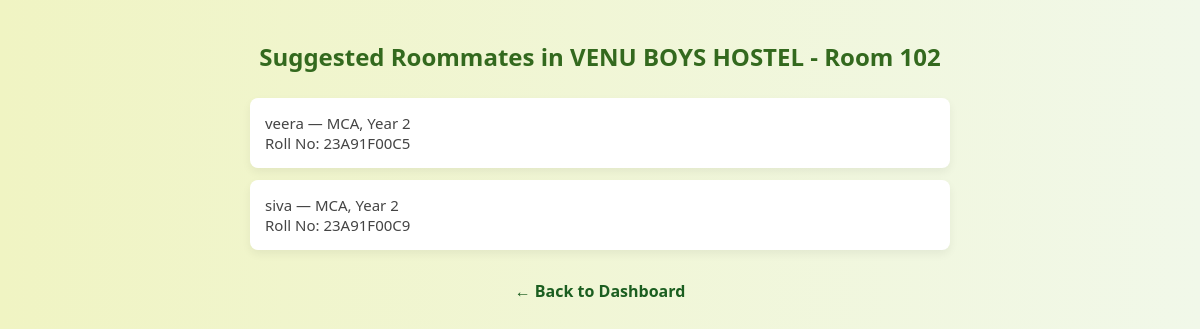
Screenshot of /roommate-suggestions/ (signed in) with the database file from the repository.
### hostel_app/models.py (models this page shows, shortened)
class Room(models.Model):
    hostel = models.ForeignKey(Hostel, on_delete=models.CASCADE)
    room_number = models.CharField(max_length=10)
    capacity = models.IntegerField()
    current_occupancy = models.IntegerField(default=0)

class Hostel(models.Model):
    name = models.CharField(max_length=100)
    address = models.TextField()

class Student(models.Model):
    user = models.OneToOneField(User, on_delete=models.CASCADE)
    roll_number = models.CharField(max_length=20)
    department = models.CharField(max_length=50)
    year = models.IntegerField()
    assigned_room = models.ForeignKey(Room, null=True, blank=True, on_delete=models.SET_NULL)

### hostel_app/views.py (the view)
# urls.py: path('roommate-suggestions/', views.roommate_suggestions, name='roommate_suggestions'),
@login_required
def roommate_suggestions(request):
    student = Student.objects.get(user=request.user)
    try:
        booking = BookingRequest.objects.get(student=student, status="Approved")
    except BookingRequest.DoesNotExist:
        messages.warning(request, "You must have an approved booking to see roommate suggestions.")
        return redirect('student_dashboard')
    suggestions = Student.objects.filter(
        bookingrequest__preferred_room=booking.preferred_room,
        bookingrequest__status="Approved",
        department=student.department,
        year=student.year
    ).exclude(id=student.id)
    return render(request, 'hostel_app/roommate_suggestions.html', {
        'suggestions': suggestions,
        'room': booking.preferred_room
    })

### hostel_app/templates/hostel_app/roommate_suggestions.html (shortened to what this page needs)
<!DOCTYPE html>
<html lang="en">
<head>
</head>
<body>
  <h2>Suggested Roommates in {{ room.hostel.name }} - Room {{ room.room_number }}</h2>
  {% if suggestions %}
    <ul>
      {% for mate in suggestions %}
        <li>
          {{ mate.user.username }} — {{ mate.department }}, Year {{ mate.year }}<br>
          Roll No: {{ mate.roll_number }}
        </li>
      {% endfor %}
    </ul>
  {% else %}
    <p>No matching roommates found yet.</p>
  {% endif %}
  <a href="{% url 'student_dashboard' %}">← Back to Dashboard</a>
</body>
</html>

### hostel_app/templates/hostel_app/roommate_suggestions.html (style rules this page uses)
body { background: linear-gradient(to right, #f0f4c3, #f1f8e9); font-family: 'Segoe UI', sans-serif; margin: 0; padding: 20px; }
h2 { text-align: center; color: #33691e; margin-bottom: 25px; }
ul { list-style-type: none; padding: 0; max-width: 700px; margin: 0 auto; }
li { background-color: #ffffff; margin-bottom: 12px; padding: 15px; border-radius: 8px; box-shadow: 0 4px 10px rgba(0, 0, 0, 0.06); font-size: 15px; color: #444; }
a { display: block; text-align: center; margin-top: 30px; color: #1b5e20; font-weight: bold; text-decoration: none; }

### rows the page displays
Room: hostel.name "VENU BOYS HOSTEL", room_number "102"
Student: user.username "veera", department "MCA", year "2", roll_number "23A91F00C5"
Student: user.username "siva", department "MCA", year "2", roll_number "23A91F00C9"
